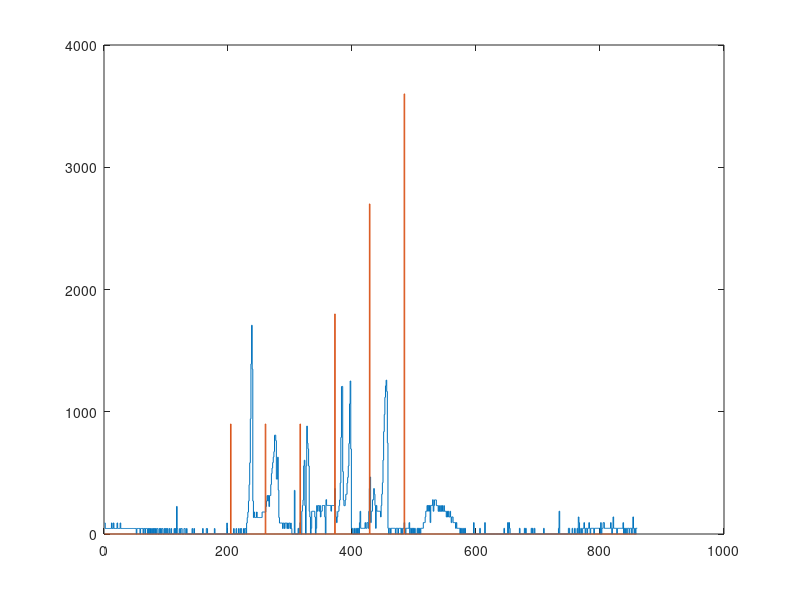
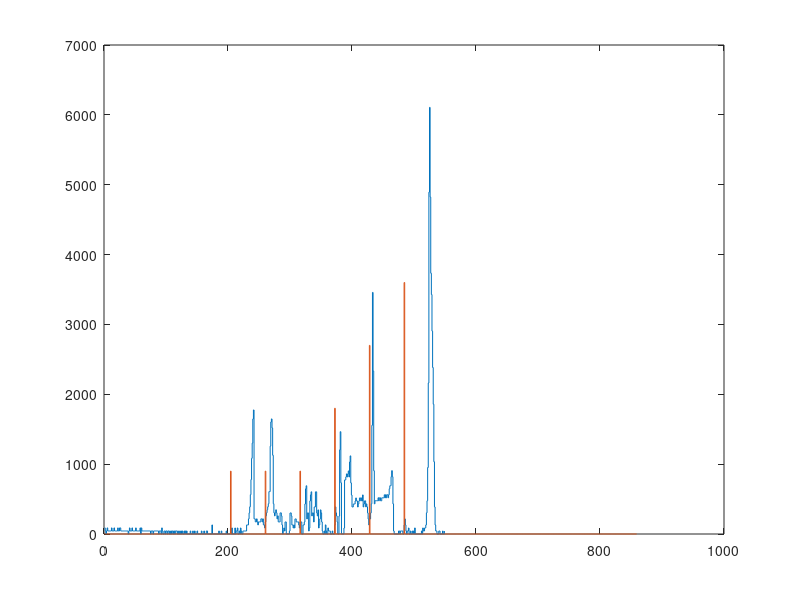
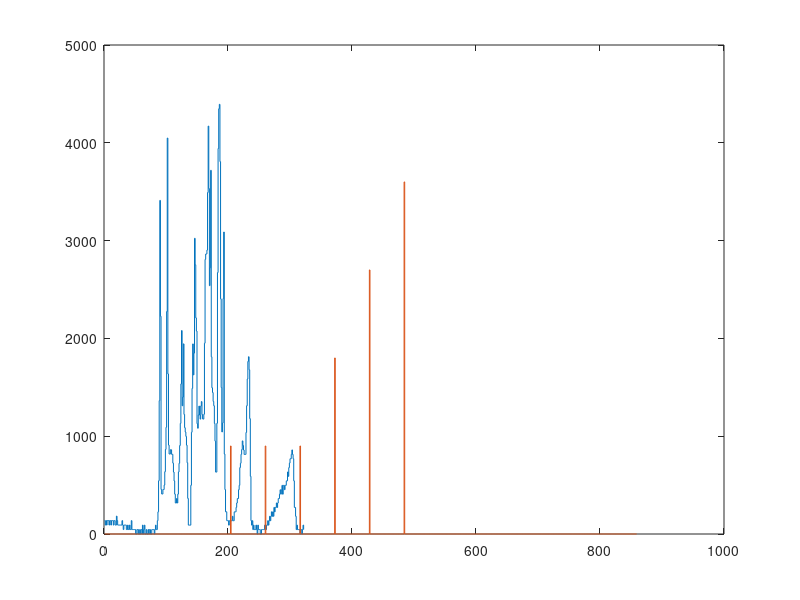
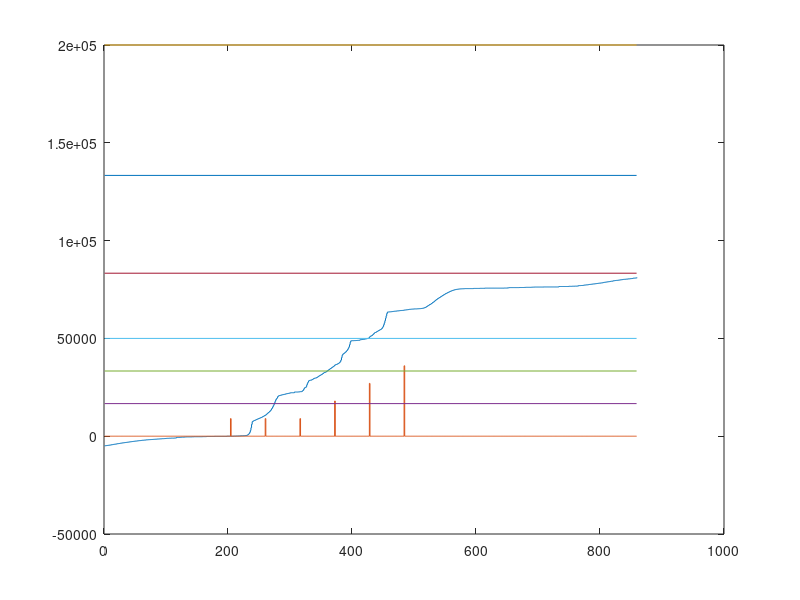

Write MATLAB code to recreate these figures, in order.
load('dados1.mat')
v1=volume;
load('dados2.mat')
v2=volume;
load('dados3.mat')
v3=volume;
load('glicerina.mat')
g=glicerina;

N=length(g);

figure(1)
stairs(v1)
hold on
stairs(g*30)
hold off

figure(2)
stairs(v2)
hold on
stairs(g*30)
hold off

figure(3)
stairs(v3)
hold on
stairs(g*30)
hold off


figure(11)
T=cumsum(v1);
T=T-T(203);
Tm=max(T);
Tm=2e5
stairs(T)
hold on
stairs(g*300)
plot([1 N],[Tm Tm])
plot([1 N],[Tm Tm]/12*1)
plot([1 N],[Tm Tm]/12*2)
plot([1 N],[Tm Tm]/12*3)
plot([1 N],[Tm Tm]/12*5)
plot([1 N],[Tm Tm]/12*8)
hold off

figure(12)
T=cumsum(v2);
T=T-T(203);
Tm=max(T);
Tm=2e5
stairs(T)
hold on
stairs(g*300)
plot([1 N],[Tm Tm])
plot([1 N],[Tm Tm]/12*1)
plot([1 N],[Tm Tm]/12*2)
plot([1 N],[Tm Tm]/12*3)
plot([1 N],[Tm Tm]/12*5)
plot([1 N],[Tm Tm]/12*8)
hold off

figure(13)
T=cumsum(v3);
T=T-T(203);
Tm=max(T);
Tm=2e5
stairs(T)
hold on
stairs(g*300)
plot([1 N],[Tm Tm])
plot([1 N],[Tm Tm]/12*1)
plot([1 N],[Tm Tm]/12*2)
plot([1 N],[Tm Tm]/12*3)
plot([1 N],[Tm Tm]/12*5)
plot([1 N],[Tm Tm]/12*8)
hold off


